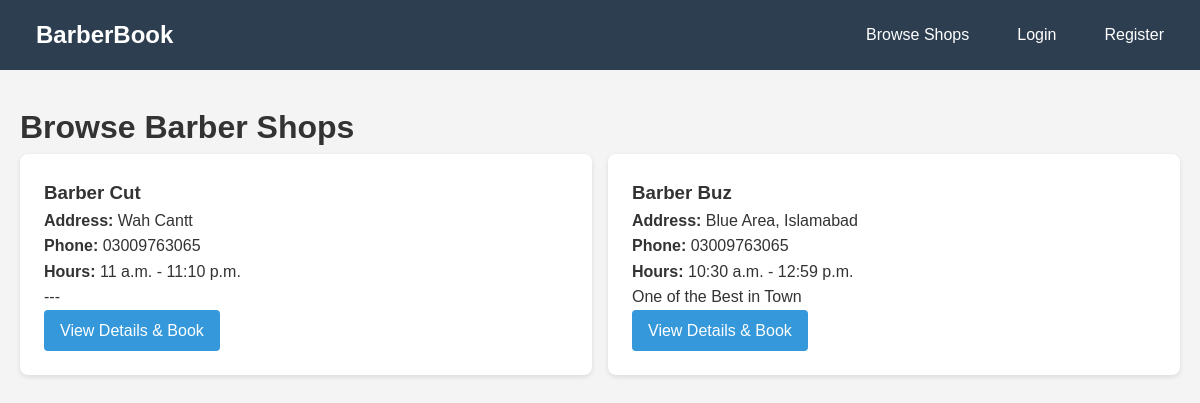
The page /shops/ on the database its author committed.
### barber_app/models.py (models this page shows, shortened)
class BarberShop(models.Model):
    owner = models.ForeignKey(User, on_delete=models.CASCADE)
    name = models.CharField(max_length=100)
    address = models.TextField()
    phone = models.CharField(max_length=15)
    email = models.EmailField()
    description = models.TextField(blank=True)
    opening_time = models.TimeField()
    closing_time = models.TimeField()
    created_at = models.DateTimeField(auto_now_add=True)

### barber_app/views.py (the view)
# urls.py: path('shops/', views.shop_list, name='shop_list'),
def shop_list(request):
    shops = BarberShop.objects.all()
    return render(request, 'shops/list.html', {'shops': shops})

### templates/shops/list.html (shortened to what this page needs)
{% extends 'base.html' %}
{% block content %}
<h1>Browse Barber Shops</h1>
<div class="grid">
    {% for shop in shops %}
    <div class="card">
        <h3>{{ shop.name }}</h3>
        <p><strong>Address:</strong> {{ shop.address }}</p>
        <p><strong>Phone:</strong> {{ shop.phone }}</p>
        <p><strong>Hours:</strong> {{ shop.opening_time }} - {{ shop.closing_time }}</p>
        {% if shop.description %}
        <p>{{ shop.description|truncatewords:20 }}</p>
        {% endif %}
        <a href="{% url 'shop_detail' shop.id %}" class="btn">View Details & Book</a>
    </div>
    {% empty %}
    <div class="card">
        <p>No barber shops available yet.</p>
    </div>
    {% endfor %}
</div>
{% endblock %}

### templates/base.html (style rules this page uses)
* { margin: 0; padding: 0; box-sizing: border-box; }
body { font-family: Arial, sans-serif; line-height: 1.6; color: #333; background-color: #f4f4f4; }
.btn { display: inline-block; background: #3498db; color: white; padding: 0.5rem 1rem; text-decoration: none; border-radius: 4px; border: none; cursor: pointer; transition: background 0.3s; }
.card { background: white; padding: 1.5rem; border-radius: 8px; box-shadow: 0 2px 5px rgba(0, 0, 0, 0.1); margin-bottom: 1rem; }
.grid { display: grid; grid-template-columns: repeat(auto-fit, minmax(300px, 1fr)); gap: 1rem; margin-bottom: 2rem; }

### rows shown on the page
BarberShop: name "Barber Cut", address "Wah Cantt", phone "03009763065", opening_time "11 a.m.", closing_time "11:10 p.m.", description "---"
BarberShop: name "Barber Buz", address "Blue Area, Islamabad", phone "03009763065", opening_time "10:30 a.m.", closing_time "12:59 p.m.", description "One of the Best in Town"
